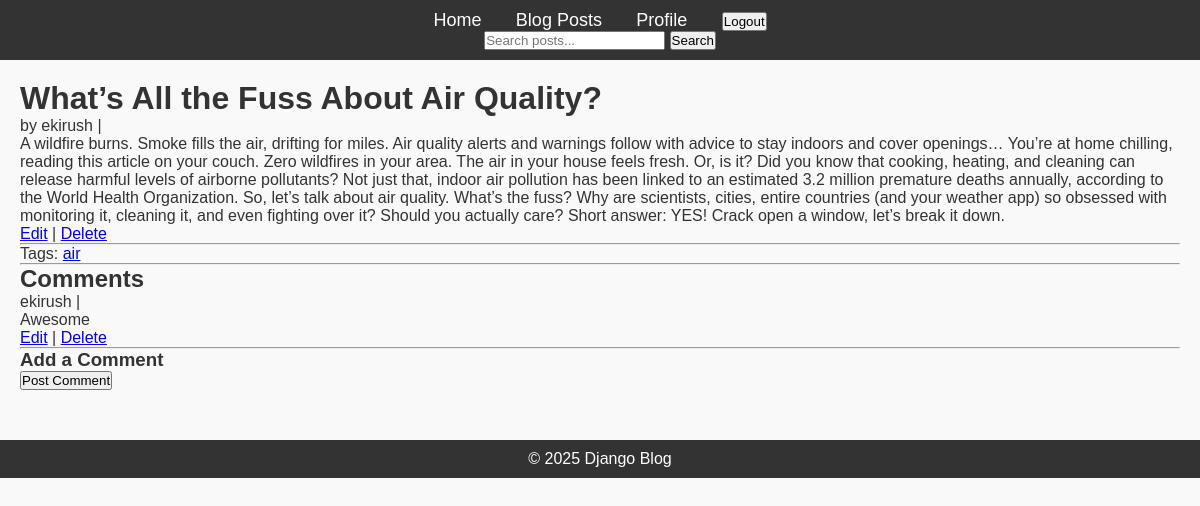
The app's page /post/1/ (signed in) with its own data.
### blog/models.py (models this page shows, shortened)
class Post(models.Model):
    title = models.CharField(max_length=200)
    content = models.TextField()
    author = models.ForeignKey(User, on_delete=models.CASCADE)
    published_date = models.DateTimeField(auto_now_add=True)
    tags = TaggableManager(blank=True)  # Many-to-many relationship with tags

class Comment(models.Model):
    post = models.ForeignKey(Post, on_delete=models.CASCADE, related_name='comments')
    author = models.ForeignKey(User, on_delete=models.CASCADE)
    content = models.TextField()
    created_date = models.DateTimeField(auto_now_add=True)

### blog/views.py (the view)
# urls.py: path('post/<int:pk>/', PostDetailView.as_view(), name='post-detail'),
class PostDetailView(DetailView):
    model = Post
    template_name = 'blog/post_detail.html'

### blog/templates/blog/post_detail.html (shortened to what this page needs)
{% extends 'blog/base.html' %}
{% block content %}
<h1>{{ post.title }}</h1>
<p>by {{ post.author.username }} | {{ post.created_at|date:"M d, Y H:i" }}</p>
<p>{{ post.content }}</p>
{% if user.is_authenticated and user == post.author %}
    <a href="{% url 'post-update' post.pk %}">Edit</a> |
    <a href="{% url 'post-delete' post.pk %}">Delete</a>
{% endif %}
<hr>
<p>Tags:
{% for tag in post.tags.all %}
    <a href="{% url 'posts-by-tag' tag.name %}">{{ tag.name }}</a>{% if not forloop.last %}, {% endif %}
{% empty %}
    No tags
{% endfor %}
</p>
<hr>
<h2>Comments</h2>
{% for comment in post.comments.all %}
<div class="comment">
    <p>{{ comment.author.username }} | {{ comment.created_at|date:"M d, Y H:i" }}</p>
    <p>{{ comment.content }}</p>
    {% if user.is_authenticated and user == comment.author %}
        <a href="{% url 'comment-update' comment.pk %}">Edit</a> |
        <a href="{% url 'comment-delete' comment.pk %}">Delete</a>
    {% endif %}
</div>
<hr>
{% empty %}
<p>No comments yet.</p>
{% endfor %}
{% if user.is_authenticated %}
<h3>Add a Comment</h3>
<form method="post" action="{% url 'comment-create' post.pk %}">
    <button type="submit">Post Comment</button>
</form>
{% else %}
<p><a href="{% url 'login' %}">Login</a> to add a comment.</p>
{% endif %}
{% endblock %}

### blog/static/blog/css/styles.css (style rules this page uses)
* { margin: 0; padding: 0; box-sizing: border-box; }
body { font-family: Arial, sans-serif; background-color: #f9f9f9; color: #333; }

### records on screen
Post: title "What’s All the Fuss About Air Quality?", author.username "ekirush", content "A wildfire burns. Smoke fills the air, drifting for miles. Air quality alerts and warnings follow with advice to stay indoors and cover openings… You’re at home chilling, reading this article on your couch. Zero wildfires in your area. The air in your house feels fresh. Or, is it? Did you know that cooking, heating, and cleaning can release harmful levels of airborne pollutants? Not just that, indoor air pollution has been linked to an estimated 3.2 million premature deaths annually, according to the World Health Organization. So, let’s talk about air quality. What’s the fuss? Why are scientists, cities, entire countries (and your weather app) so obsessed with monitoring it, cleaning it,…"
Tag: name "air"
Comment: author.username "ekirush", content "Awesome", shows "Edit"
